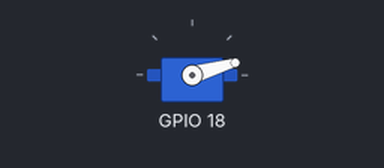
This program was run on a simulated Raspberry Pi (BCM pin numbers). On the bench: servo. Servo angles are drawn from the pulse width (0.5 ms = 0°, 2.5 ms = 180°); the clock reads 2024-03-15 10:24:30 at power-on unless the program sets it; what the program prints to the terminal is not drawn.

Above: at 0.05 s.
At 0.2 s:
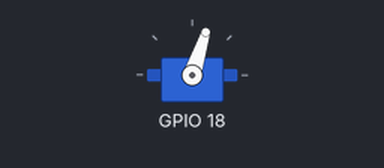
At 0.4 s:
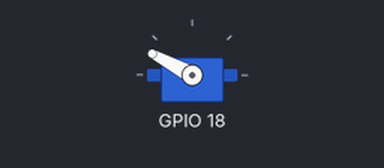
At 0.8 s:
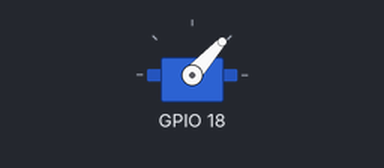
Timing chart, 0 to 3.0 s (numbered marks = the images above):
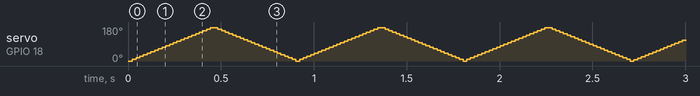

The program:

raspberrypi_pwm.py
```python
import pigpio
import time

pi = pigpio.pi()

#target GPIO pin on Raspberry Pi
servo = 18

#speed
slow = 1
fast = 20
speed = fast

#motor rotation endpoints
#10000 corresponds to 1% duty cycle
start_rotation = 25000
end_rotation = 125000

#target PWM signal frequency in Hz
targ_pwm_freq = 50


try:
	#begin PWM signal generation
	while True:
		t0 = time.time()
		for duty_cycle in range(start_rotation, end_rotation, speed):
			pi.hardware_PWM(servo, targ_pwm_freq, duty_cycle)
		for duty_cycle in range(end_rotation, start_rotation, -1*speed):
			pi.hardware_PWM(servo, targ_pwm_freq, duty_cycle)
		print("Total time for revolution" + str(time.time()-t0))
except KeyboardInterrupt:
	#end PWM signal generation
	pi.hardware_PWM(0,0,0)
```
